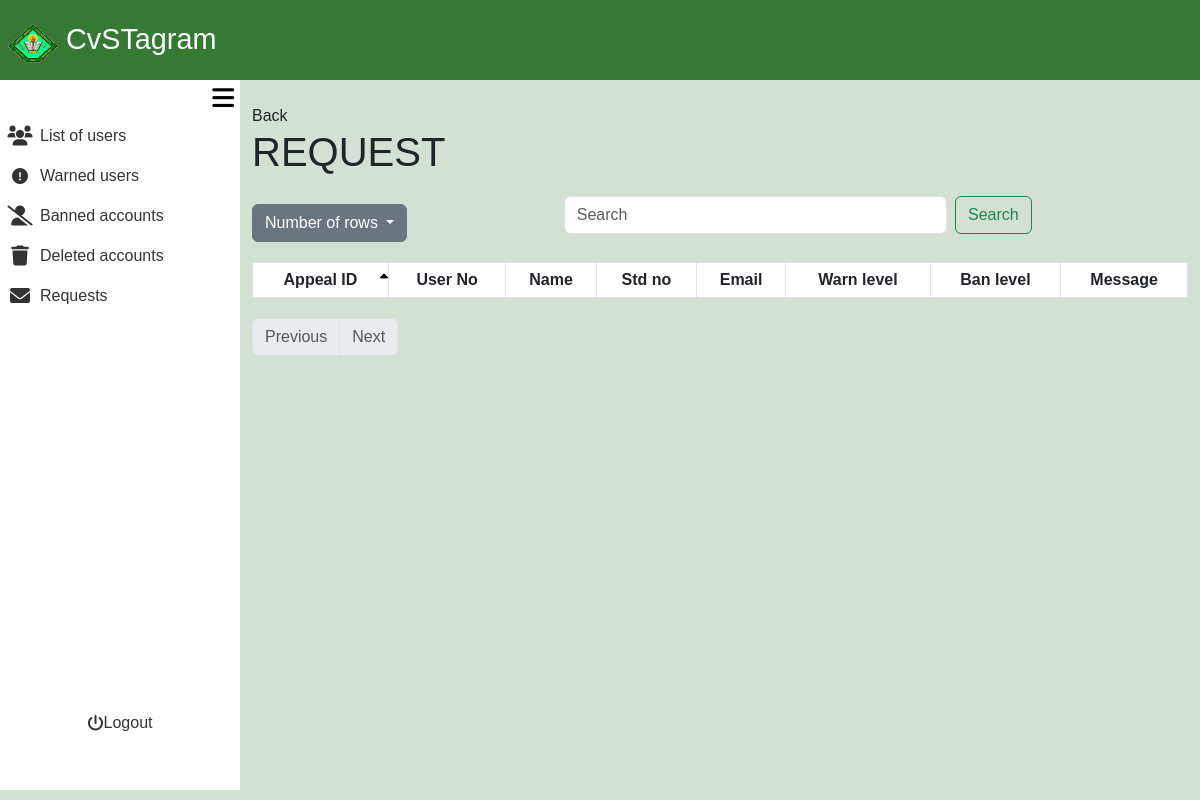
The page /admin_area/request.php on the database as committed earlier.
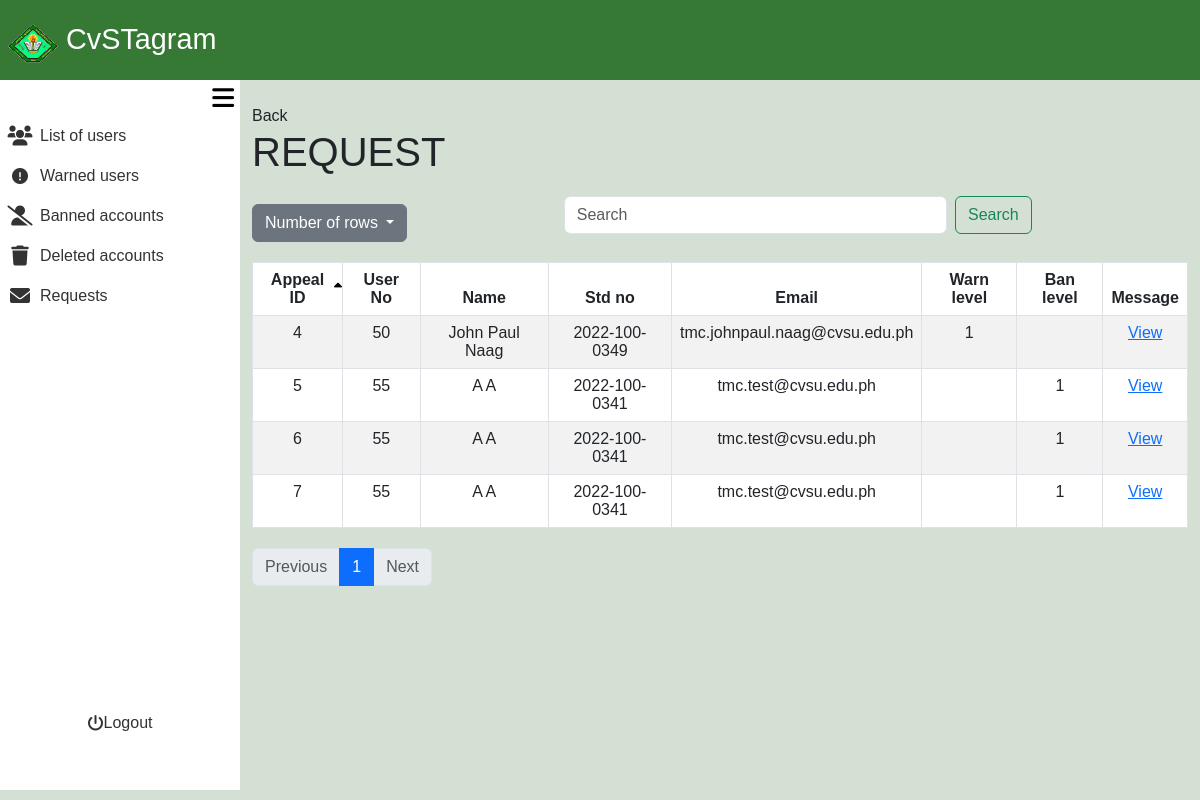
The same page on the database as committed later.
### tables this page shows
CREATE TABLE `appeal` (
  `appeal_id` int(11) NOT NULL,
  `user_no` int(11) NOT NULL,
  `fname` varchar(255) NOT NULL,
  `lname` varchar(255) NOT NULL,
  `email` varchar(255) NOT NULL,
  `student_no` varchar(13) NOT NULL,
  `appeal_no` int(11) NOT NULL,
  `appeal_message` text DEFAULT NULL,
  `user_ban_no` int(11) DEFAULT NULL,
  `user_warning_no` int(11) DEFAULT NULL
);

### admin_area/request.php (the view, shortened to what the changed rows need)
<?php
require_once '../include/connect.php';
require_once '../include/bootsrap.php';
?>
<!DOCTYPE html>
<html lang="en">
<head>
    <link rel="stylesheet" href="admin_dashbaord.css?v=<?php echo time(); ?>">
</head>
<body>
<div class="container-fluid screen">
    <div class="container-fluid contbody">
        <div class="container-fluid content">
        <?php
$search = isset($_GET['search']) ? trim($_GET['search']) : '';
$sort_column = isset($_GET['sort']) ? $_GET['sort'] : 'appeal_id';
$sort_direction = isset($_GET['direction']) && $_GET['direction'] == 'desc' ? 'desc' : 'asc';
$rows_per_page = isset($_GET['rows']) ? intval($_GET['rows']) : 10;
$page = isset($_GET['page']) ? intval($_GET['page']) : 1;
$offset = ($page - 1) * $rows_per_page;
$searchFilter = !empty($search) ? " AND (a.appeal_id LIKE '%$search%' OR a.user_no LIKE '%$search%' OR a.fname LIKE '%$search%' OR a.lname LIKE '%$search%' OR a.email LIKE '%$search%' OR a.student_no LIKE '%$search%')" : "";
$query = "SELECT
    a.appeal_id,
    a.user_no,
    a.fname,
    a.lname,
    a.student_no,
    a.email,
    COALESCE(uw.warning_level, ' ') AS warning_level,
    COALESCE(ub.ban_level, ' ') AS ban_level
FROM
    appeal a
LEFT JOIN
    user_warnings uw ON a.user_no = uw.user_no
LEFT JOIN
    user_bans ub ON a.user_no = ub.user_no
    WHERE 1=1 $searchFilter
    ORDER BY $sort_column $sort_direction
    LIMIT $rows_per_page OFFSET $offset
";
$stmt = $con->prepare($query);
$stmt->execute();
$reports = $stmt->get_result();
$totalQuery = "SELECT COUNT(*) AS total FROM appeal";
$totalResult = $con->query($totalQuery);
$totalRecords = $totalResult->fetch_assoc()['total'];
$totalPages = ceil($totalRecords / $rows_per_page);
?>
<div class="container mt-4">
    <h1>REQUEST</h1>
    <table class="table table-bordered table-striped">
        <thead>
            <tr>
                <th scope="col" class="sortable <?php echo ($sort_column == 'appeal_id') ? ($sort_direction == 'asc' ? 'asc' : 'desc') : ''; ?>" onclick="sortTable('appeal_id')">Appeal ID<i class="fa-solid fa-sort-up"></i><i class="fa-solid fa-sort-down"></i></th>
                <th scope="col" class="sortable <?php echo ($sort_column == 'user_no') ? ($sort_direction == 'asc' ? 'asc' : 'desc') : ''; ?>" onclick="sortTable('user_no')">User No</th>
                <th scope="col" class="sortable <?php echo ($sort_column == 'fname') ? ($sort_direction == 'asc' ? 'asc' : 'desc') : ''; ?>" onclick="sortTable('fname')">Name</th>
                <th scope="col" class="sortable <?php echo ($sort_column == 'student_no') ? ($sort_direction == 'asc' ? 'asc' : 'desc') : ''; ?>" onclick="sortTable('student_no')">Std no<i class="fa-solid fa-sort-up"></i><i class="fa-solid fa-sort-down"></i></th>
                <th scope="col" class="sortable <?php echo ($sort_column == 'email') ? ($sort_direction == 'asc' ? 'asc' : 'desc') : ''; ?>" onclick="sortTable('email')">Email</th>
                <th scope="col" class="sortable <?php echo ($sort_column == 'warning_level') ? ($sort_direction == 'asc' ? 'asc' : 'desc') : ''; ?>" onclick="sortTable('warning_level')">Warn level<i class="fa-solid fa-sort-up"></i><i class="fa-solid fa-sort-down"></i></th>
                <th scope="col" class="sortable <?php echo ($sort_column == 'ban_level') ? ($sort_direction == 'asc' ? 'asc' : 'desc') : ''; ?>" onclick="sortTable('ban_level')">Ban level<i class="fa-solid fa-sort-up"></i><i class="fa-solid fa-sort-down"></i></th>
                <th scope="col">Message</th>
            </tr>
        </thead>
        <tbody>
            <?php
            while ($report = $reports->fetch_assoc()): ?>
                <tr>
                    <td><?php echo htmlspecialchars($report['appeal_id']); ?></td>
                    <td><?php echo htmlspecialchars($report['user_no']); ?></td>
                    <td><?php echo htmlspecialchars($report['fname'] . ' ' . $report['lname']); ?></td>
                    <td><?php echo htmlspecialchars($report['student_no']); ?></td>
                    <td><?php echo htmlspecialchars($report['email']); ?></td>
                    <td><?php echo htmlspecialchars($report['warning_level']); ?></td>
                    <td><?php echo htmlspecialchars($report['ban_level']); ?></td>
                    <td><a class="Review_posts text-primary" href="../admin_area/message_request.php?appeal_id=<?php echo htmlspecialchars($report['appeal_id']); ?>">View</a></td>
                </tr>
            <?php endwhile; ?>
        </tbody>
    </table>
    <nav aria-label="Page navigation">
        <ul class="pagination">
            <?php for ($i = 1; $i <= $totalPages; $i++): ?>
                <li class="page-item <?php if ($i == $page) echo 'active'; ?>">
                    <a class="page-link" href="?rows=<?php echo $rows_per_page; ?>&page=<?php echo $i; ?>&sort=<?php echo $sort_column; ?>&direction=<?php echo $sort_direction; ?>"><?php echo $i; ?></a>
                </li>
            <?php endfor; ?>
        </ul>
    </nav>
</div>
        </div>
    </div>
</div>
</body>
</html>

Rows that differ between the two databases and show on the page:
added appeal: appeal_id "4", user_no "50", fname+lname "John Paul Naag", student_no "2022-100-0349", email "tmc.johnpaul.naag@cvsu.edu.ph", warning_level "1"
added appeal: appeal_id "5", user_no "55", fname+lname "A A", student_no "2022-100-0341", email "tmc.test@cvsu.edu.ph", ban_level "1"
added appeal: appeal_id "6", user_no "55", fname+lname "A A", student_no "2022-100-0341", email "tmc.test@cvsu.edu.ph", ban_level "1"
added appeal: appeal_id "7", user_no "55", fname+lname "A A", student_no "2022-100-0341", email "tmc.test@cvsu.edu.ph", ban_level "1"
Other text that changed with them:
new list line: "1"
